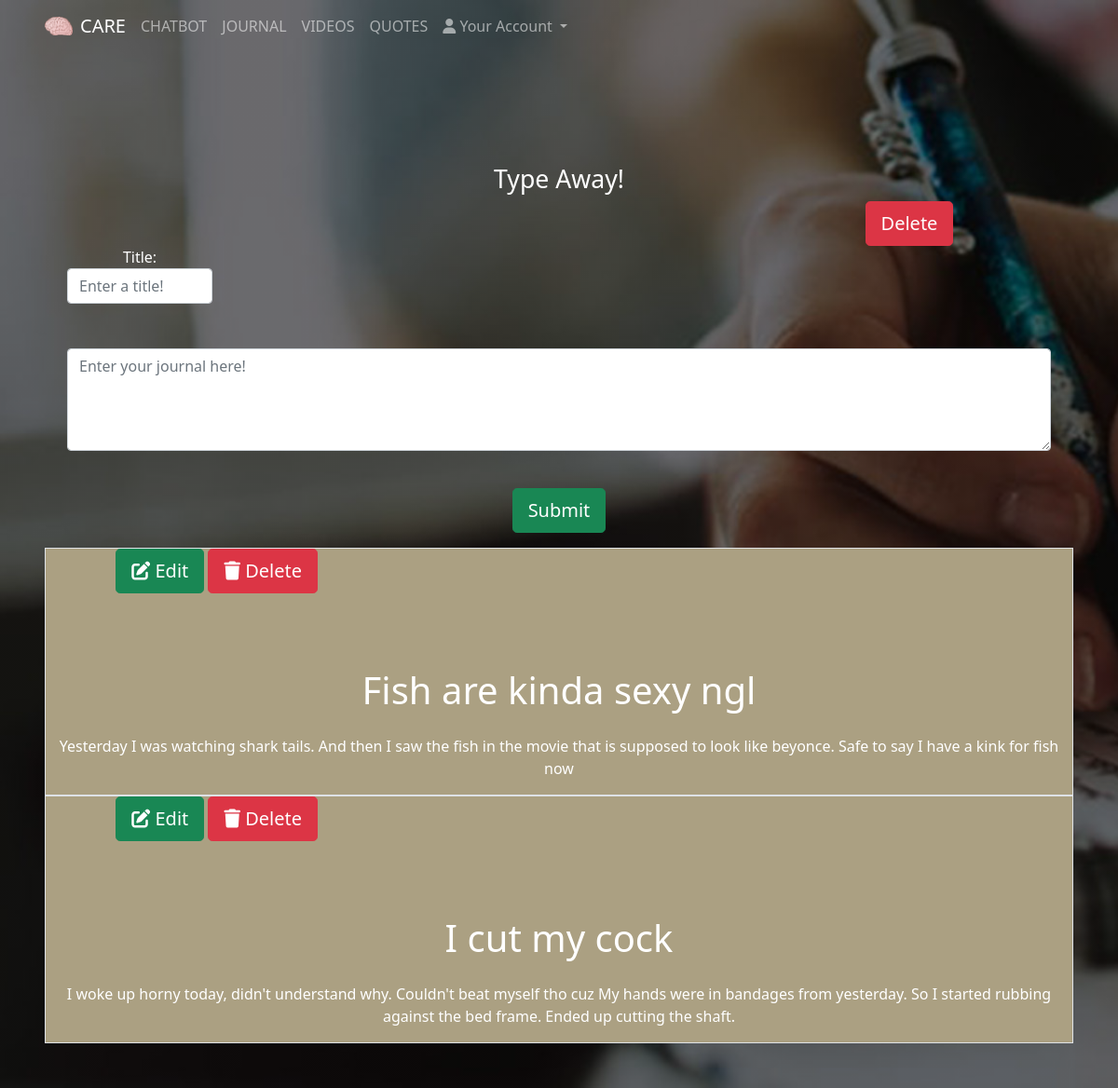
The app's page /type.php?id=1 with its own data.
### tables this page shows
CREATE TABLE Entries(
	entryId Int(4) PRIMARY KEY AUTO_INCREMENT NOT NULL, 
	Journalid Int(4) NOT NULL,
	entryTitle VarChar(128) NOT NULL,
	jcontent LONGTEXT NOT NULL
);

### type.php (the view, shortened to what this page needs)
<?php
  include 'navbar.php';
  $id = $_GET['id'];
  $query = "SELECT * from Entries
            WHERE Journalid = '$id'
            ORDER BY entryId DESC;";
  $sql = mysqli_query($con, $query);
?>
    <div id="journal" class="journal-image p-5" style="min-height: 100vh;">
      <div id="journaltext" class="mt-5 journal-text">
<div class = "type">
    <h1 style ="font-size:20pt">Type Away!</h1>
    <div class="row justify-content-end">
        <div class="col-4">
		    <?php echo '<a class="btn btn-lg btn-danger" onclick="return checkDelete()" href= deljournal.php?id='.$id.'>Delete</a>';?>
        </div>
        <?php echo '<form action="newentry.php?id='.$id.'" method="post">'; ?>
            <div class="container">
                <div class="row">
                    <div class="col-2">
                        <label for="jtitle">Title:</label>
                        <input placeholder= "Enter a title!" type="text" id="jtitle" name="jtitle" class="form-control"><br><br>
                    </div>
                </div>
                <textarea  placeholder="Enter your journal here!" id="jinput" name="jinput" class="form-control" rows="4" cols="200"></textarea><br>
                <button id= "save" type="submit" class="btn btn-lg btn-success">Submit</button>
            </div>
        </form>
    </div>
    <div class="container">
    <?php
        while($row = mysqli_fetch_array($sql)){
          echo '
        <div style = "background:#aba082;border-style: outset;" class="row border">
            <div class="col-4 justify-content-end">
                <a class="btn btn-lg btn-success" href="jedit.php?id='.$row['entryId'].'"><i class="fa-solid fa-pen-to-square"></i> Edit</a>
                <a class="btn btn-lg btn-danger" onclick="return checkDelete()" href="jdel.php?id='.$row['entryId'].'"><i class="fa-solid fa-trash"></i> Delete</a>
            </div>
            <h1 class="h1">'.$row['entryTitle'].'</h1>
            <p>'.$row['jcontent'].'</p>
        </div>';}
        ?>
    </div>
</div>
<?php
include 'footer.php';
?>

### header.php (shortened to what this page needs)
<html>
	<head>
    <link rel="stylesheet" href="https://stackpath.bootstrapcdn.com/bootstrap/5.0.0-alpha1/css/bootstrap.min.css"
>
    <link rel="stylesheet" href="styles.css">
    </head>

### navbar.php (shortened to what this page needs)
<?php
	include_once 'header.php';
?>
<body>
<nav id="navigation" class="navbar navbar-dark navbar-expand-md px-5 fixed-top">
    <img src="images/unnamed.png" style="width: 30px;">
    <?php
        if(session_status() == PHP_SESSION_ACTIVE){
            if ($_SESSION['Userid'] != 1){
                echo'
                <a href="main.php" class="navbar-brand mx-2">CARE</a>
                ';
            }
            else {
                echo'
                <a href="adminui.php" class="navbar-brand mx-2">CARE</a>
                ';
            }
        }
    ?>
    <div class="collapse navbar-collapse" id="navLinks">
        <ul class="navbar-nav">
            <?php
                if (session_status() == PHP_SESSION_ACTIVE){
                    if ($_SESSION['Userid'] != 1) {
                        echo'
                            <li class="nav-item ">
                                <a class="nav-link" href="chatui.php">CHATBOT</a>
                            </li>
                            <li class="nav-item ">
                                <a class="nav-link" href="journal.php">JOURNAL</a>
                            </li>
                        ';
                    }
                }
            ?>
            <li class="nav-item ">
                <a class="nav-link" href="video.php">VIDEOS</a>
            </li>
            <li class="nav-item ">
                <a class="nav-link" href="quotes.php">QUOTES</a>
            </li>
            <li class="nav-item dropdown">
                <a class="nav-link dropdown-toggle" href="#" id="navbarDropdown" role="button" data-bs-toggle="dropdown" aria-expanded="false"><i class="fa-solid fa-user"></i>
                    Your Account
                </a>
            </li>
        </ul>
    </div>
</nav>

### footer.php (shortened to what this page needs)
</body>
</html>

### styles.css (style rules this page uses)
body { background-color: #b7bec0; }
.journal-image { background-image: linear-gradient(rgba(0, 0, 0, 0.5), rgba(0, 0, 0, 0.5)), url("yourjournal.jpg"); background-repeat: no-repeat; background-attachment: fixed; background-size: cover; border-bottom: #0f0f0f; }
.journal-text { text-align: center; color:white; }
.journal-text p { margin-top: 1rem; }
.type { margin-top:auto; }
.type h1 { text-align: center; padding-top: 5rem; }
.type p { font-size: medium; }
#save { margin-top: 1rem; }

### records on screen
entries: entryTitle "Fish are kinda sexy ngl", jcontent "Yesterday I was watching shark tails. And then I saw the fish in the movie that is supposed to look like beyonce. Safe to say I have a kink for fish now"
entries: entryTitle "I cut my cock", jcontent "I woke up horny today, didn't understand why. Couldn't beat myself tho cuz My hands were in bandages from yesterday. So I started rubbing against the bed frame. Ended up cutting the shaft."
